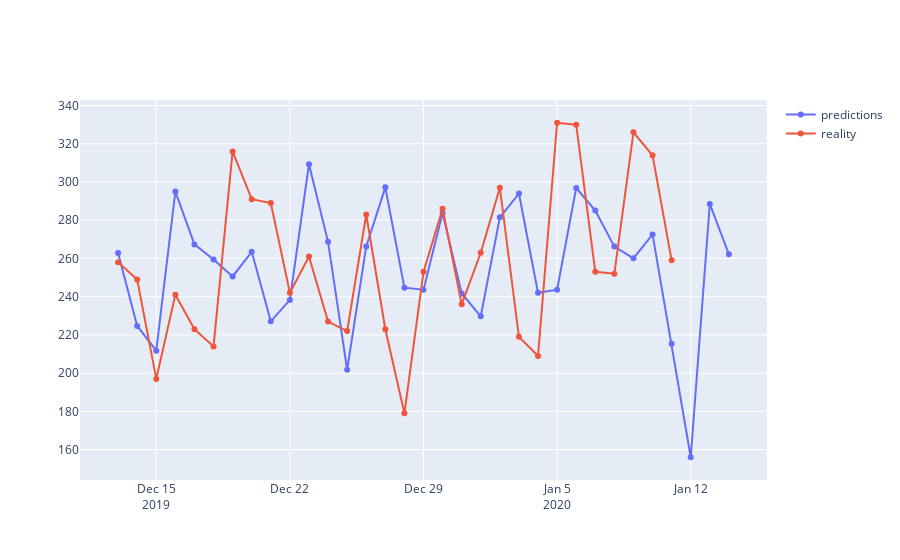

Here is the notebook cell this chart was saved with:
### Code cell
days = 30
x = [str(a) for a in forecast.tail(days+3).ds.to_list()]
y = forecast.tail(33).yhat.to_list()
fig = go.Figure()
fig.add_trace(go.Scatter(x=x, y=y, mode='lines+markers',
                    name='predictions'))
x = [str(a) for a in final_df.tail(days).ds.to_list()]
y = final_df.tail(33).y.to_list()
fig.add_trace(go.Scatter(x=x, y=y, mode='lines+markers',
                    name='reality'))
fig.show()
